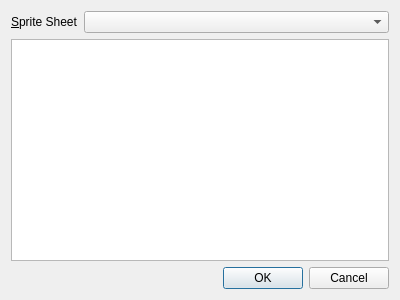
<?xml version="1.0" encoding="UTF-8"?>
<ui version="4.0">
 <class>ImageSelectorDialog</class>
 <widget class="QDialog" name="ImageSelectorDialog">
  <property name="geometry">
   <rect>
    <x>0</x>
    <y>0</y>
    <width>400</width>
    <height>300</height>
   </rect>
  </property>
  <property name="windowTitle">
   <string>Image Selector</string>
  </property>
  <layout class="QVBoxLayout" name="verticalLayout">
   <item>
    <layout class="QHBoxLayout" name="horizontalLayout">
     <item>
      <widget class="QLabel" name="label">
       <property name="sizePolicy">
        <sizepolicy hsizetype="Maximum" vsizetype="Preferred">
         <horstretch>0</horstretch>
         <verstretch>0</verstretch>
        </sizepolicy>
       </property>
       <property name="text">
        <string>&amp;Sprite Sheet</string>
       </property>
       <property name="buddy">
        <cstring>cbSpriteSheet</cstring>
       </property>
      </widget>
     </item>
     <item>
      <widget class="QComboBox" name="cbSpriteSheet"/>
     </item>
    </layout>
   </item>
   <item>
    <widget class="QGraphicsView" name="canvas"/>
   </item>
   <item>
    <widget class="QDialogButtonBox" name="buttonBox">
     <property name="orientation">
      <enum>Qt::Horizontal</enum>
     </property>
     <property name="standardButtons">
      <set>QDialogButtonBox::Cancel|QDialogButtonBox::Ok</set>
     </property>
    </widget>
   </item>
  </layout>
 </widget>
 <tabstops>
  <tabstop>buttonBox</tabstop>
 </tabstops>
 <resources/>
 <connections>
  <connection>
   <sender>buttonBox</sender>
   <signal>accepted()</signal>
   <receiver>ImageSelectorDialog</receiver>
   <slot>accept()</slot>
   <hints>
    <hint type="sourcelabel">
     <x>248</x>
     <y>254</y>
    </hint>
    <hint type="destinationlabel">
     <x>157</x>
     <y>274</y>
    </hint>
   </hints>
  </connection>
  <connection>
   <sender>buttonBox</sender>
   <signal>rejected()</signal>
   <receiver>ImageSelectorDialog</receiver>
   <slot>reject()</slot>
   <hints>
    <hint type="sourcelabel">
     <x>316</x>
     <y>260</y>
    </hint>
    <hint type="destinationlabel">
     <x>286</x>
     <y>274</y>
    </hint>
   </hints>
  </connection>
 </connections>
</ui>
